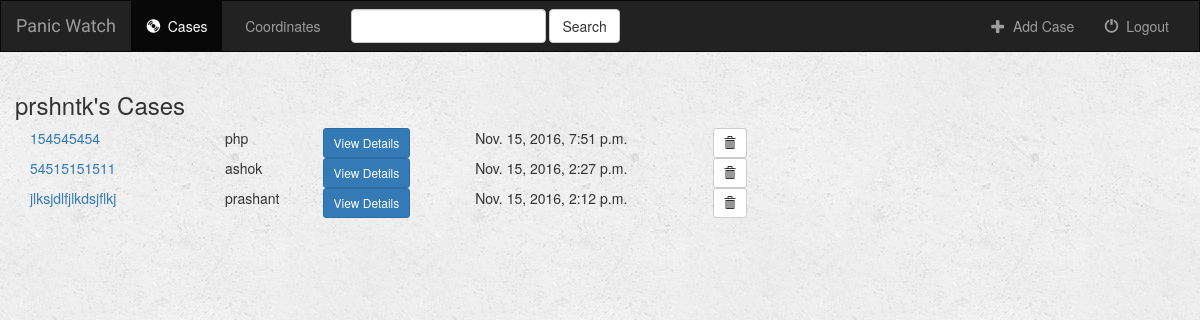
The app's page /case/ (signed in) with its own data.
### case/models.py (models this page shows, shortened)
class Case(models.Model):  # to store information for a case, primary key being the case id
    user = models.ForeignKey(User, default=1)  # user will be a Foreign key for a case
    watch_id = models.CharField(max_length=250)
    victim_name = models.CharField(max_length=500)
    date_created = models.DateTimeField(default=datetime.datetime.now)

### case/views.py (the view)
def index(request):
    if not request.user.is_authenticated():  # check authentication
        return render(request, 'case/login.html')  # if not logged in, redirect to login page
    else:  # if logged in
        cases = Case.objects.filter(user=request.user).order_by('-date_created')  # find cases for the logged in user
        coordinate_results = Coordinate.objects.all()
        query = request.GET.get("q")
        if query:
            cases = cases.filter(
                Q(watch_id__icontains=query) |
                Q(victim_name__icontains=query)
            ).distinct()
            coordinate_results = coordinate_results.filter(
                Q(latitude__icontains=query)
            ).distinct()
            return render(request, 'case/index.html', {
                'cases': cases,
                'coordinates': coordinate_results,
            })
        else:
            return render(request, 'case/index.html', {'cases': cases})

### case/templates/case/index.html (shortened to what this page needs)
{% extends 'case/base.html' %}
{% block cases_active %}active{% endblock %}
{% block body %}
<div class="cases-container container-fluid">
    <div class="row">
        <div class="col-sm-12">
            <h3>{{ user.username }}'s Cases</h3>
        </div>
        {% if cases %}
            {% for case in cases %}
                <div class="container">
                    <div class="row">
                        <div class="col-sm-2">
                            <a href="{% url 'case:detail' case.id %}">
                                {{ case.watch_id }}
                            </a>
                        </div>
                        <div class="col-sm-1">
                            {{ case.victim_name }}
                        </div>
                        <div class="col-sm-1" style="text-align: center">
                                <a href="{% url 'case:detail' case.id %}" class="btn btn-primary btn-sm" role="button">
                                    View Details
                                </a>
                        </div>
                        <div class="col-sm-3" style="text-align: center">
                            {{ case.date_created }}
                        </div>
                        <div class="col-sm-1">
                                <form action="{% url 'case:delete_case' case.id %}" method="post" style="display: inline;">
                                    <button type="submit" class="btn btn-default btn-sm">
                                        <span class="glyphicon glyphicon-trash"></span>
                                    </button>
                                </form>
                        </div>
                    </div>
                </div>
            {% endfor %}
        {% endif %}
    </div>
</div>
{% endblock %}

### case/static/cases/style.css (style rules this page uses)
body { background: white url("images/background.png"); }

### records on screen
Case: watch_id "154545454", victim_name "php", date_created "Nov. 15, 2016, 7:51 p.m."
Case: watch_id "54515151511", victim_name "ashok", date_created "Nov. 15, 2016, 2:27 p.m."
Case: watch_id "jlksjdlfjlkdsjflkj", victim_name "prashant", date_created "Nov. 15, 2016, 2:12 p.m."

### other values on screen
{{ user.username }} "prshntk"
